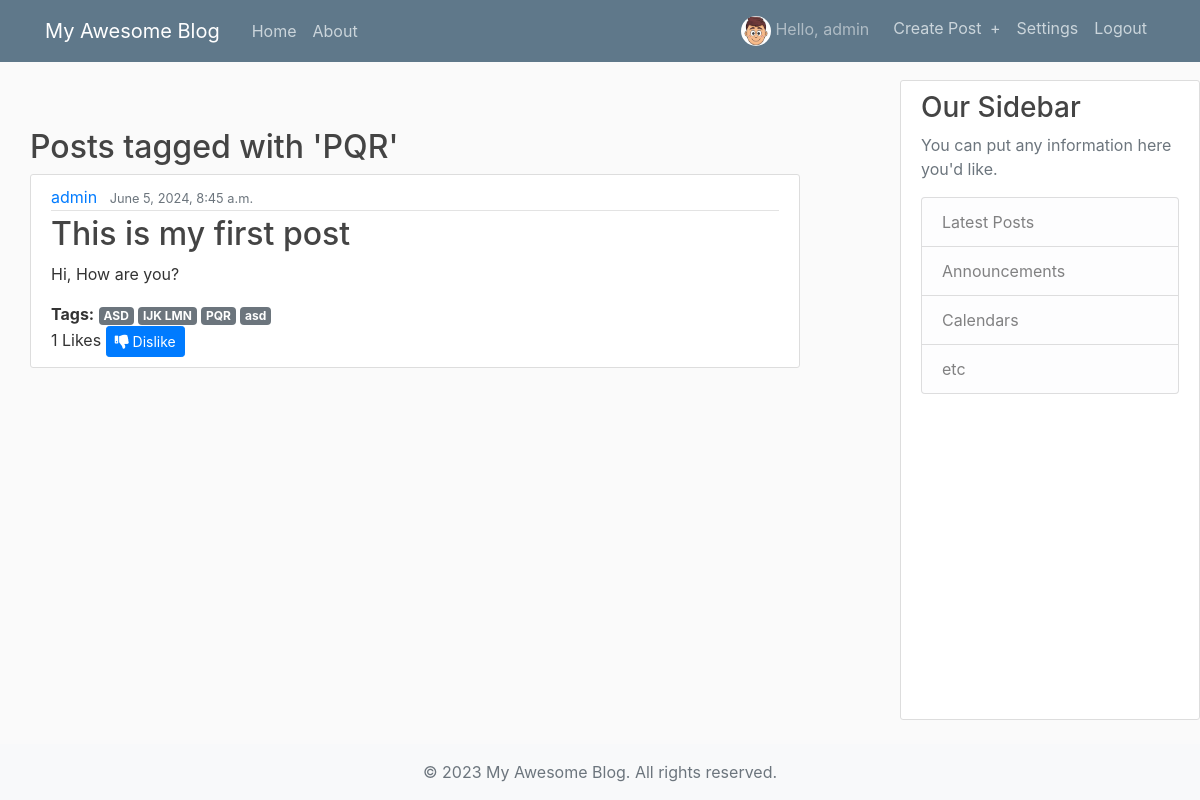
/tags/PQR/ (signed in), run on the app's committed database.
### blog/models.py (models this page shows, shortened)
class Profile(models.Model):
    user = models.OneToOneField(User, on_delete=models.CASCADE)
    phone = models.CharField(max_length=15, blank=True)
    address = models.CharField(max_length=255, blank=True)
    profile_picture = models.ImageField(upload_to='profile_pics', blank=True)

class Tag(models.Model):
    name = models.CharField(max_length=30, unique=True)

class Post(models.Model):
    title = models.CharField(max_length=100)
    tags = models.ManyToManyField(Tag, related_name='posts', blank=True)
    content = models.TextField()
    date_posted = models.DateTimeField(default=timezone.now)
    author = models.ForeignKey(User, on_delete=models.CASCADE)
    liked_by = models.ManyToManyField(User, related_name='liked_posts', blank=True)

### blog/views.py (the view)
# urls.py: path('tags/<path:tag_name>/', views.tagged_posts, name='tagged-posts')
def tagged_posts(request, tag_name):
    posts = Post.objects.filter(tags__name=tag_name)
    context = {'posts': posts, 'tag_name': tag_name}
    return render(request, 'blog/tagged_posts.html', context)

### blog/templates/blog/tagged_posts.html (shortened to what this page needs)
{% extends "blog/base.html" %}
{% block content %}
    <h2>Posts tagged with '{{ tag_name }}'</h2>
    {% for post in posts %}
        <article class="media content-section">
            <div class="media-body">
                <div class="article-metadata">
                    <a class="mr-2 user-link" href="{% url 'user-posts' post.author.id %}">
                        {% if post.author.first_name and post.author.last_name %}
                            {{ post.author.first_name }} {{ post.author.last_name }}
                        {% else %}
                            {{ post.author.username }}
                        {% endif %}
                    </a>
                    <small class="text-muted">{{ post.date_posted }}</small>
                </div>
                <h2><a class="article-title" href="{% url 'post-detail' post.id %}">{{ post.title }}</a></h2>
                <p class="article-content">{{ post.content }}</p>
                <div class="post-tags">
                    <strong>Tags:</strong>
                    {% for tag in post.tags.all %}
                        <a href="{% url 'tagged-posts' tag.name|urlencode %}" class="badge badge-secondary" style="color: white;">
                            {{ tag.name }}
                        </a>
                    {% endfor %}
                  </div>
                <div class="like-section">
                    <span id="like-count-{{ post.id }}">{{ post.liked_by.count }} Likes</span>
                    {% if user.is_authenticated %}
                        <button class="btn btn-primary btn-sm like-button" data-post-id="{{ post.id }}">
                            {% if user in post.liked_by.all %}
                                <i class="fas fa-thumbs-down"></i> Dislike
                            {% else %}
                                <i class="fas fa-thumbs-up"></i> Like
                            {% endif %}
                        </button>
                    {% else %}
                        <button class="btn btn-primary btn-sm" disabled><i class="fas fa-thumbs-up"></i> Like</button>
                    {% endif %}
                </div>
            </div>
        </article>
    {% endfor %}
{% endblock content %}

### blog/templates/blog/base.html (shortened to what this page needs)
{% load static %}
<!DOCTYPE html>
<html>
<head>
    <link rel="stylesheet" href="https://cdnjs.cloudflare.com/ajax/libs/font-awesome/5.15.4/css/all.min.css">
    <link rel="stylesheet" href="https://maxcdn.bootstrapcdn.com/bootstrap/4.0.0/css/bootstrap.min.css">
    <link rel="stylesheet" type="text/css" href="{% static 'blog/main.css' %}">
</head>
<body>
    <header class="site-header">
      <nav class="navbar navbar-expand-md navbar-dark bg-steel fixed-top">
        <div class="container">
          <a class="navbar-brand mr-4" href="{% url 'blog-home' %}">My Awesome Blog</a>
            <div class="collapse navbar-collapse" id="navbarToggle">
              <div class="navbar-nav mr-auto">
                <a class="nav-item nav-link" href="{% url 'blog-home' %}">Home</a>
                <a class="nav-item nav-link" href="{% url 'blog-about' %}">About</a>
              </div>
              <div class="navbar-nav">
                {% if user.is_authenticated %}
                  <span class="navbar-text mr-3">
                    {% if user.profile.profile_picture %}
                      <img src="{{ user.profile.profile_picture.url }}" alt="Profile Picture" class="rounded-circle" width="30" height="30">
                    {% endif %}
                    Hello,
                    {% if user.first_name and user.last_name %}
                      {{ user.first_name }} {{ user.last_name }}
                    {% else %}
                      {{ user.username }}
                    {% endif %}
                  </span>
                  <a class="nav-item nav-link" href="{% url 'publish-post' %}">Create Post <span class="ml-1">+</span></a>
                  <a class="nav-item nav-link" href="{% url 'settings' %}">Settings</a>
                  <a class="nav-item nav-link" href="{% url 'logout' %}">Logout</a>
                {% else %}
                  <a class="nav-item nav-link" href="{% url 'login' %}">Login</a>
                  <a class="nav-item nav-link" href="{% url 'signup' %}">Register</a>
                {% endif %}
              </div>
            </div>
          </div>
        </nav>
      </header>
      <div class="container-fluid mt-5 pt-5">
        <div class="row">
          <div class="col-md-8">
            <main role="main" class="container post-container">
              {% block content %}{% endblock %}
            </main>
          </div>
          <div class="col-md-4">
            <div class="content-section fixed-sidebar">
              <h3>Our Sidebar</h3>
              <p class='text-muted'>You can put any information here you'd like.</p>
              <ul class="list-group">
                <li class="list-group-item list-group-item-light">Latest Posts</li>
                <li class="list-group-item list-group-item-light">Announcements</li>
                <li class="list-group-item list-group-item-light">Calendars</li>
                <li class="list-group-item list-group-item-light">etc</li>
              </ul>
            </div>
          </div>
        </div>
      </div>
      <footer class="footer mt-auto py-3 bg-light text-center">
        <div class="container">
          <span class="text-muted">&copy; 2023 My Awesome Blog. All rights reserved.</span>
        </div>
      </footer>
      </body>
  </html>

### blog/static/blog/main.css (style rules this page uses)
body { background: #fafafa; color: #333333; margin-top: 5rem; overflow: hidden; }
h1, h2, h3, h4, h5, h6 { color: #444444; }
ul { margin: 0; }
.bg-steel { background-color: #5f788a; }
.site-header .navbar-nav .nav-link { color: #cbd5db; }
.content-section { background: #ffffff; padding: 10px 20px; border: 1px solid #dddddd; border-radius: 3px; margin-bottom: 20px; }
.article-title { color: #444444; }
.article-content { white-space: pre-line; }
.article-metadata { padding-bottom: 1px; margin-bottom: 4px; border-bottom: 1px solid #e3e3e3 }
.container.post-container { height: calc(100vh - 10rem); overflow-y: scroll; padding-right: 15px; box-sizing: content-box; -ms-overflow-style: none; scrollbar-width: none; }
.fixed-sidebar { position: fixed; top: 5rem; right: 0; width: 25%; height: calc(100vh - 10rem); overflow-y: scroll; -ms-overflow-style: none; scrollbar-width: none; }
.footer { position: fixed; bottom: 0; width: 100%; }
button { padding: 0.7em; color: #fff; background-color: #007BFF; border: none; border-radius: 3px; cursor: pointer; }
p { color: #333; margin-bottom: 1em; }

### data on the page
Tag: name "PQR"
Post: author.username "admin", date_posted "June 5, 2024, 8:45 a.m.", title "This is my first post", content "Hi, How are you?", liked_by.count "1", shows "Dislike"
Tag: name "ASD"
Tag: name "IJK LMN"
Tag: name "asd"

### other printed values
{{ user.username }} "admin"
